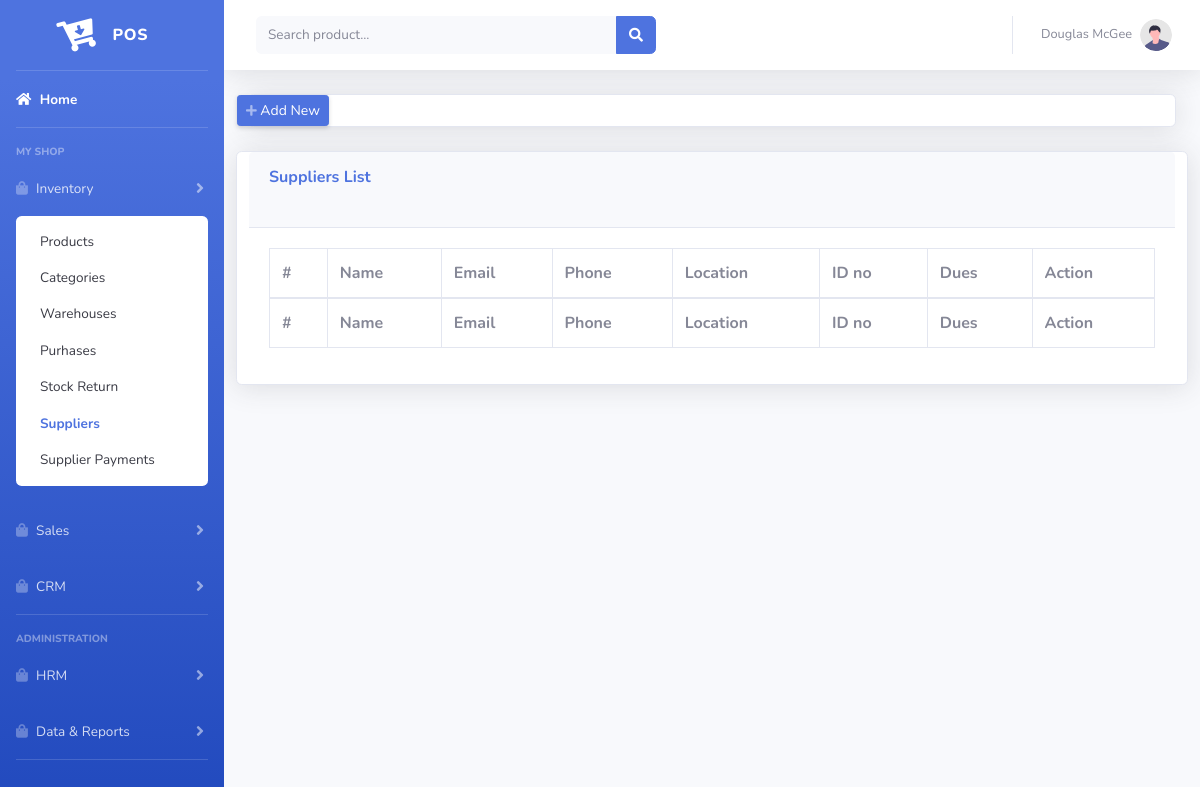
Page /inventory/suppliers on the earlier database version.
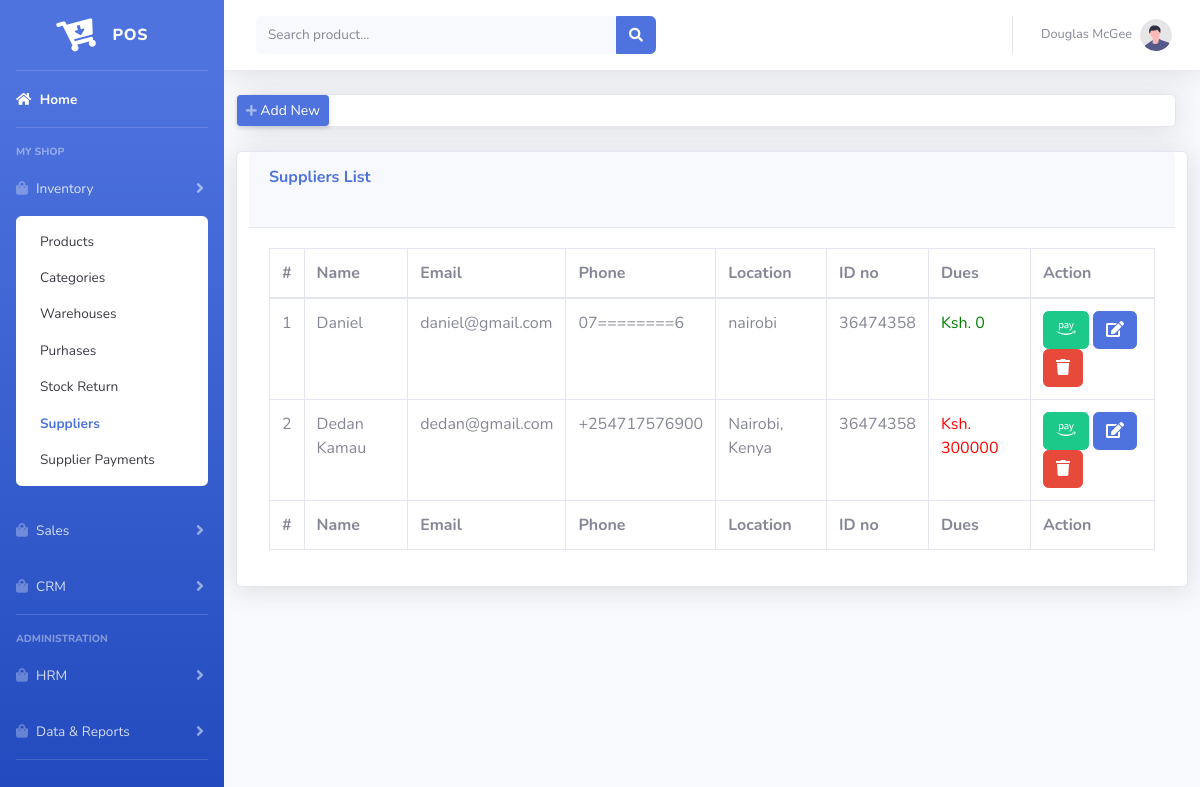
Same page on the later database version.
### tables this page shows
CREATE TABLE `suppliers` (
  `id` int(11) NOT NULL,
  `name` varchar(60) NOT NULL,
  `email` varchar(60) NOT NULL,
  `phone_no` varchar(60) NOT NULL,
  `id_no` int(15) NOT NULL,
  `location` varchar(60) NOT NULL,
  `branch_id` int(11) NOT NULL,
  `created_at` timestamp NOT NULL DEFAULT CURRENT_TIMESTAMP,
  `updated_at` timestamp NOT NULL DEFAULT CURRENT_TIMESTAMP ON UPDATE CURRENT_TIMESTAMP
);

### app/views/layout/template.php (called while the page is built)
<?php
$this->load->view('layout/header');
$this->load->view('layout/sidebar');
$this->load->view('layout/topmenu');
$this->load->view($page_content);
$this->load->view('layout/footer');

### app/controllers/Inventory.php (called while the page is built, shortened)
<?php
class Inventory extends BASE_Controller {
	public function __construct()
	{
		$this->load->model('inventory_model');
	}
    public function suppliers()
    {
        $this->form_validation->set_rules('name', 'Name', 'required');
        $this->form_validation->set_rules('branch_id', 'Branch', 'required');
        $this->form_validation->set_rules('phone_no', 'Phone number', 'required');
        $this->form_validation->set_rules('email', 'Email', 'required');
        $this->form_validation->set_rules('id_no', 'ID No', 'required');
        if ($this->form_validation->run() == FALSE)
        {
            $this->data['warehouses'] = $this->inventory_model->fetchwarehouses();
            $this->data['suppliers'] = $this->inventory_model->fetchsuppliers();
            $this->data['dtable'] = "present";
            $this->data['menu'] = "inventory";
            $this->data['menuitem'] = "suppliers";
            $this->data['pg_title'] = "Suppliers";
            $this->data['page_content'] = 'inventory/suppliers';
            $this->load->view('layout/template', $this->data);
        }
    }
}

### index.php (called while the page is built, shortened)
<?php
require_once BASEPATH . 'core/CodeIgniter.php';

### app/models/Inventory_model.php (called while the page is built, shortened)
<?php
class Inventory_model extends CI_Model
{
    public $_tableSuppliers = "suppliers";
    public $_tableSuppPayments = "supplier_payments";
    public $_tableSuppSupplies = "supplier_supplies";
    function branchid()
    {
        return 2;
        return $this->aauth->user()['branch_id'];
    }
    public function getdues($id)
    {
        $this->db->where('supplier_id',$id);
        $this->db->select_sum('total_price');
        $query = $this->db->get($this->_tableSuppSupplies);
        $added = $query->row_array()['total_price'];
        $this->db->where('supplier_id',$id);
        $this->db->select_sum('amount');
        $query_2 = $this->db->get($this->_tableSuppPayments);
        $reduced = $query_2->row_array()['amount'];
        $due = ($added-$reduced);
        return $due;
    }
    public function fetchsuppliers()
    {
        $this->db->where('branch_id',$this->branchid());
        $query = $this->db->get($this->_tableSuppliers);
        return $query->result_array();
    }
}

### app/views/inventory/suppliers.php (the view, shortened to what this page needs)
<div class="container-fluid">
    <div class="card shadow mb-4">
        <div class="row">
            <a class="d-none d-sm-inline-block btn btn-sm btn-primary shadow-sm" data-toggle="modal" data-target="#add-new"><i
                    class="fas fa-plus fa-sm text-white-50"></i> Add New</a>
        </div>
    </div>
    <div class="row">
        <div class="card shadow mb-4 col-sm-12">
            <div class="card-header py-3">
                <h6 class="m-0 font-weight-bold text-primary">Suppliers List</h6><br>
            </div>
            <div class="card-body">
                <div class="table-responsive">
                    <table class="table table-bordered datatable" width="100%" cellspacing="0">
                        <thead>
                        <tr>
                            <th>#</th>
                            <th>Name</th>
                            <th>Email</th>
                            <th>Phone</th>
                            <th>Location</th>
                            <th>ID no</th>
                            <th>Dues</th>
                            <th>Action</th>
                        </tr>
                        </thead>
                        <tfoot>
                        <tr>
                            <th>#</th>
                            <th>Name</th>
                            <th>Email</th>
                            <th>Phone</th>
                            <th>Location</th>
                            <th>ID no</th>
                            <th>Dues</th>
                            <th>Action</th>
                        </tr>
                        </tfoot>
                        <tbody>
                        <?php if(!empty($suppliers)){
                            $i = 0;
                            foreach($suppliers as $one) {
                                $i++;
                                $dues = $this->inventory_model->getdues($one['id']);
                                if ($dues > 0){
                                    $color = "red";
                                }else{
                                    $color = "green";
                                }
                                ?>
                                <tr>
                                    <td><?= $i; ?></td>
                                    <td><?php echo $one['name'];?></td>
                                    <td><?php echo $one['email'];?></td>
                                    <td><?php echo $one['phone_no'];?></td>
                                    <td><?php echo $one['location'];?></td>
                                    <td><?php echo $one['id_no'];?></td>
                                    <td style="color: <?= $color; ?>">Ksh. <?= abs($dues); ?></td>
                                    <td>
                                        <button class="btn btn-success pay" data-id = "<?php echo $one['id'];?>"><i class="fab fa-amazon-pay"></i></button>
                                        <button class="btn btn-primary edit" data-id = "<?php echo $one['id'];?>"><i class="fa fa-edit"></i></button>
                                        <button class="btn btn-danger delete" data-id = "<?php echo $one['id'];?>"><i class="fa fa-trash"></i></button>
                                    </td>
                                </tr>
                            <?php   }
                        } ?>
                        </tbody>
                    </table>
                </div>
            </div>
        </div>
    </div>
</div>
</div>

### app/views/layout/header.php (shortened to what this page needs)
<!DOCTYPE html>
<html lang="en">
<head>
    <link href="<?php echo base_url();?>res/vendor/fontawesome-free/css/all.min.css" rel="stylesheet" type="text/css">
    <link href="<?php echo base_url();?>res/css/sb-admin-2.min.css" rel="stylesheet">
    <link href="https://cdn.jsdelivr.net/npm/select2@4.1.0-rc.0/dist/css/select2.min.css" rel="stylesheet" />
</head>

### app/views/layout/sidebar.php (shortened to what this page needs)
<body id="page-top">
    <div id="wrapper">
        <ul class="navbar-nav bg-gradient-primary sidebar sidebar-dark accordion" id="accordionSidebar">
            <a class="sidebar-brand d-flex align-items-center justify-content-center" href="<?php echo base_url();?>dashboard">
                <div class="sidebar-brand-icon rotate-n-15">
                    <i class="fas fa-cart-arrow-down"></i>
                </div>
                <div class="sidebar-brand-text mx-3">POS</div>
            </a>
            <hr class="sidebar-divider my-0">
            <li class="nav-item active">
                <a class="nav-link" href="<?php echo base_url();?>dashboard">
                    <i class="fas fa-home"></i>
                    <span>Home</span></a>
            </li>
            <hr class="sidebar-divider">
            <div class="sidebar-heading">
                My Shop
            </div>
            <li class="nav-item">
                <a class="nav-link collapsed" href="#" data-toggle="collapse" data-target="#inventory"
                    aria-expanded="true" aria-controls="inventory">
                    <i class="fas fa-shopping-bag"></i>
                    <span>Inventory</span>
                </a>
                <div id="inventory" class="collapse" aria-labelledby="headingTwo" data-parent="#accordionSidebar">
                    <div class="bg-white py-2 collapse-inner rounded">
                        <a class="collapse-item" href="<?php echo base_url();?>inventory/listproducts" id="products">Products</a>
                        <a class="collapse-item" href="<?php echo base_url();?>inventory/categories" id="categories">Categories</a>
                        <a class="collapse-item" href="<?php echo base_url();?>inventory/warehouses" id="warehouses">Warehouses</a>
                        <a class="collapse-item" href="<?php echo base_url();?>inventory/purchases" id="purchases">Purhases</a>
                        <a class="collapse-item" href="<?php echo base_url();?>inventory/stockreturns" id="stockreturns">Stock Return</a>
                        <a class="collapse-item" href="<?php echo base_url();?>inventory/suppliers" id="suppliers">Suppliers</a>
                        <a class="collapse-item" href="<?php echo base_url();?>inventory/supplierpmts" id="supplierpmts">Supplier Payments</a>
                    </div>
                </div>
            </li>
            <li class="nav-item">
                <a class="nav-link collapsed" href="#" data-toggle="collapse" data-target="#sales"
                   aria-expanded="true" aria-controls="sales">
                    <i class="fas fa-shopping-bag"></i>
                    <span>Sales</span>
                </a>
            </li>
            <li class="nav-item">
                <a class="nav-link collapsed" href="#" data-toggle="collapse" data-target="#crm"
                   aria-expanded="true" aria-controls="crm">
                    <i class="fas fa-shopping-bag"></i>
                    <span>CRM</span>
                </a>
            </li>
            <hr class="sidebar-divider">
            <div class="sidebar-heading">
                Administration
            </div>
            <li class="nav-item">
                <a class="nav-link collapsed" href="#" data-toggle="collapse" data-target="#hrm"
                   aria-expanded="true" aria-controls="hrm">
                    <i class="fas fa-shopping-bag"></i>
                    <span>HRM</span>
                </a>
            </li>
            <li class="nav-item">
                <a class="nav-link collapsed" href="#" data-toggle="collapse" data-target="#reports"
                   aria-expanded="true" aria-controls="reports">
                    <i class="fas fa-shopping-bag"></i>
                    <span>Data & Reports</span>
                </a>
            </li>
            <hr class="sidebar-divider d-none d-md-block">
        </ul>
        <div id="content-wrapper" class="d-flex flex-column">
            <div id="content">

### app/views/layout/topmenu.php (shortened to what this page needs)
<nav class="navbar navbar-expand navbar-light bg-white topbar mb-4 static-top shadow">
    <form
        class="d-none d-sm-inline-block form-inline mr-auto ml-md-3 my-2 my-md-0 mw-100 navbar-search">
        <div class="input-group">
            <input type="text" class="form-control bg-light border-0 small" placeholder="Search product..."
                aria-label="Search" aria-describedby="basic-addon2">
            <div class="input-group-append">
                <button class="btn btn-primary" type="button">
                    <i class="fas fa-search fa-sm"></i>
                </button>
            </div>
        </div>
    </form>
    <ul class="navbar-nav ml-auto">
        <li class="nav-item dropdown no-arrow">
            <a class="nav-link dropdown-toggle" href="#" id="userDropdown" role="button"
                data-toggle="dropdown" aria-haspopup="true" aria-expanded="false">
                <span class="mr-2 d-none d-lg-inline text-gray-600 small">Douglas McGee</span>
                <img class="img-profile rounded-circle"
                    src="<?php echo base_url();?>res/img/undraw_profile.svg">
            </a>
        </li>
    </ul>
</nav>

### app/views/layout/footer.php (shortened to what this page needs)
</body>
</html>

Differences in the rows shown:
added suppliers: name "Daniel", email "daniel@gmail.com", phone_no "07========6", location "nairobi", id_no "36474358", dues "0"
added suppliers: name "Dedan Kamau", email "dedan@gmail.com", phone_no "+254717576900", location "Nairobi, Kenya", id_no "36474358", dues "300000"
